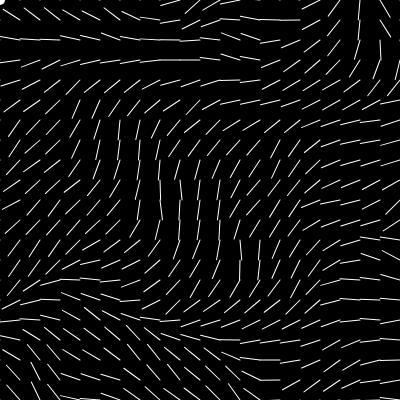
Frame 1 (no input)
Frame 60 (no input): identical to frame 1, image omitted
Frame 120 (the mouse pressed at the canvas centre since frame 60): identical to frame 1, image omitted

The p5.js sketch that drew this single still picture (run headless with seeded random() and noise() and a simulated clock; from frame 60 on, the mouse is pressed at the canvas centre):

// p5.js sketch
// ── sketch.js
let p1;
let xoff = 0;
let yoff = 0;
let zoff = 0;
let unit = 400;
let change_index = 0.1;
let factor = 0.01;
function setup() {

  createCanvas(400, 400);
  let initial = createVector(0,0);
  p1 = new particles(initial);

}

function draw() {  
  background(0);
  var x = width/sqrt(unit);
  var y = height/sqrt(unit);
  let field_direction = [];
  for (var i = 0; i < sqrt(unit)+1; i++){
    xoff = 0;
    for (var j = 0; j < sqrt(unit)+1; j++){
      let angle = noise(xoff, yoff) * 2 * PI;
      var direction = p5.Vector.fromAngle(angle,1);
      xoff += change_index;
      push();
      translate(i*x,j*y);
      rotate(angle);
      stroke(255);
      line(0,0,x,0);  
      field_direction.push(direction);
      //store the value of vector direction into an array
      pop();
    }
    yoff += change_index;
  }
  yoff = 0;
  var loc = createVector(1,1);
  p1.display(10);
  p1.detectGrid(field_direction)
  p1.move();
  p1.detectEdges();
}


class particles{
  /*I need to determine the position, speed, and vector direction of the particle*/
  constructor(loc){
    this.loc = loc;
    this.speed = createVector(0,0);
    this.accel = createVector(0,0);
  }
  display(r){
    noStroke();
    fill(255);
    // print('this.loc.x', this.loc.x, 'this.loc.y', this.loc.y, 'r', r)
    show_span('this_loc', this.loc)
    circle(this.loc.x,this.loc.y,r);
  }
  /*in this function I will need the particles to move based on the angle of Perlin noise
  the speed of changing for perlin noise is based on the field*/
  move(){
    this.loc.add(this.speed);
    this.speed.add(this.accel);
    //reset the acceleration
    this.accel = createVector(0,0);
  }
  /*get the proper value of acceleration*/
  detectGrid(field_direction){
    //detect what grid the particle is in
    let x_value = int(this.loc.x/sqrt(unit));
    let y_value = int(this.loc.y/sqrt(unit));
    //find the corresponding vector value
    let array_pos = x_value + y_value * width/sqrt(unit);
    this.accel.add(field_direction[array_pos]);
    show_span('this_accel', this.accel)
  }

  /*if the particle goes beyond the canvas, we set it on somewhere back on canvas*/
  detectEdges(){
    if(this.loc.x>width || this.loc.x < 0||this.loc.y>height|| this.loc.y<0){
      this.loc.x = 0
      this.loc.y = 0
    }
  }
}

// show_span(a_label, a_value);
//   Show a_value in a span
//   a_label is the html id for the span
// show_span(a_label, a_value, a_opt);
//   a_opt = { line:1 }      // cause a line break
//   a_opt = { round:n }   // round value to n decimals
// eg. show miliseconds to 2 decimal places with a line break
//    show_span('milli', millis(), {line:1, round:2});
//
function show_span(a_label, a_value, a_opt) {
  let p_elm = select('#' + a_label);
  if (!p_elm) {
    p_elm = createSpan().id(a_label);
    p_elm.style('font-size','30px');
  }
  if (a_opt && a_opt.round) a_value = round(a_value, a_opt.round);
  p_elm.html('[' + a_label + ' ' + a_value + '] ');
  if (a_opt && a_opt.line) {
    const br_label = '_'+a_label;
    let p_elm = select('#' + br_label);
    if (!p_elm) p_elm = createElement('br').id(br_label);
  }
}
